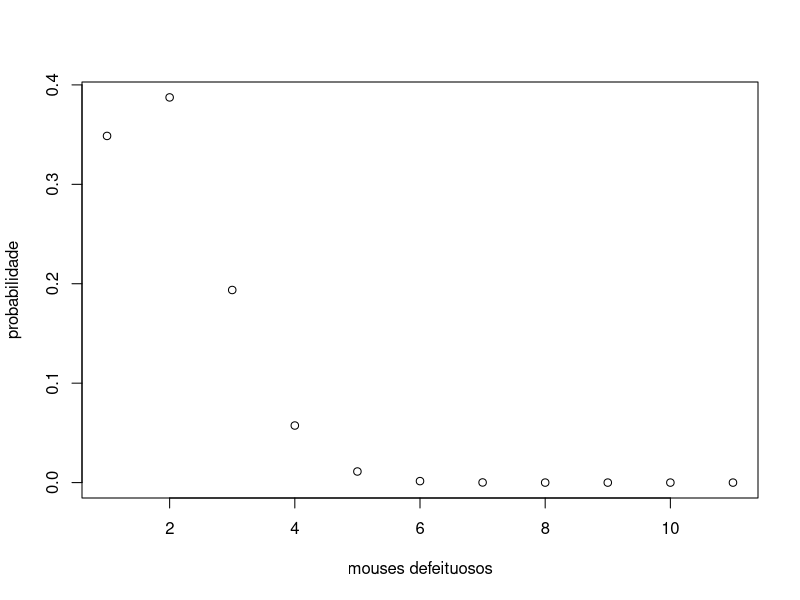
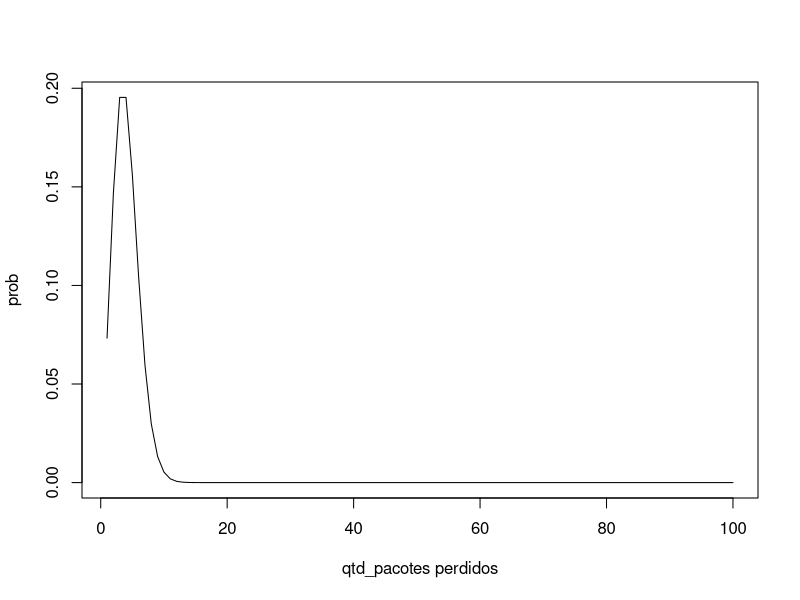
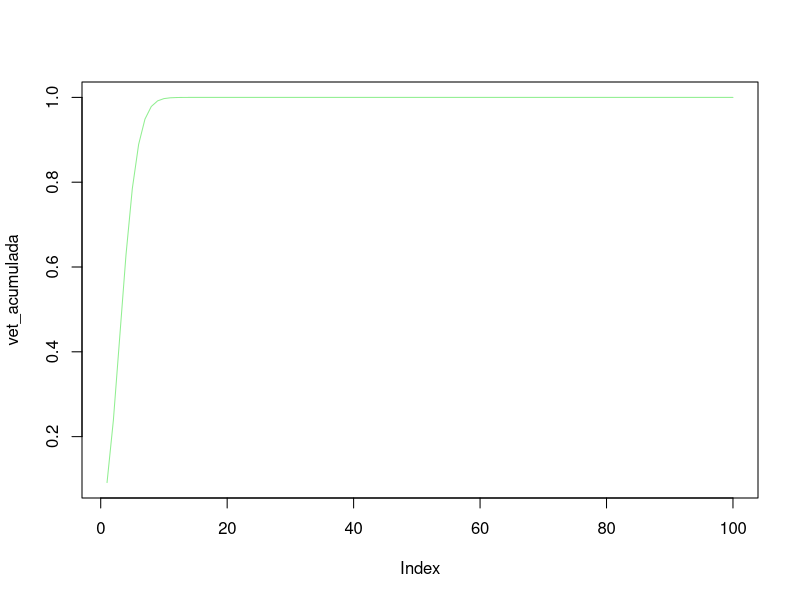

R code for these plots, in order:
#Q2 A 
set.seed(123)
prob <- 0.1
amostra <- 10

cat("exatamente 3", dbinom(3, amostra ,prob),"\n")
cat("mais de 2 ", 1 - pbinom(2, amostra ,prob),"\n")
cat("até 4", pbinom(4, amostra ,prob),"\n")


# Q2 B
vet <- dbinom(0:amostra, amostra, prob)
plot(vet,
xlab = "mouses defeituosos",
ylab = "probabilidade",
type = "p")


#na simulação podemos usar r"distribuicao" nsample vezes e fazer a operação de vetor e no fim usar mean 
n_simulacoes <- 100000 
resultados_simulados <- rbinom(n_simulacoes, size = amostra, prob = prob)
cat("simu ext 3:", mean(resultados_simulados == 3), "\n")
cat("simu mais de 2:", mean(resultados_simulados > 2), "\n")
cat("simu ate 4:", mean(resultados_simulados <= 4), "\n")


#Q3  A geometrica é até o primeiro acerto 
prob <- 0.85
cat("a chance de seja exatamente 4 é: ", dgeom(3, prob), "\n")
cat("a chance de ser no maximo 4 é: ", pgeom(3, prob), "\n")
resultados_simulados <- rgeom(n_simulacoes,prob)
cat("a chance de ao menos 4 é: ",mean(resultados_simulados >= 3), "\n")

#Q4 A
# --- DADOS DO BRASIL ---
# População: 8 destros (m), 2 não destros (n) -> Total 10
# Sorteio (k): 3 nadadores
# Queremos que TODOS os 3 sorteados sejam destros (x = 3)
prob_br_todos_destros <- dhyper(x = 3, m = 8, n = 2, k = 3)

# --- DADOS DA ITÁLIA ---
# População: 7 destros (m), 3 não destros (n) -> Total 10
# Sorteio (k): 4 nadadores
# Queremos que TODOS os 4 sorteados sejam destros (x = 4)
prob_it_todos_destros <- dhyper(x = 4, m = 7, n = 3, k = 4)

cat(1-(prob_br_todos_destros * prob_it_todos_destros)) 

#Q4 B

resultados_simulados_br <- rhyper(n_simulacoes, 8, 2, 3)
resultados_simulados_it <- rhyper(n_simulacoes, 7, 3, 4)
cat("teste bonito: ", 1-(sum((resultados_simulados_br == 3) &(resultados_simulados_it == 4)))/n_simulacoes, "\n") #outro jeito de fazer 
resultado_total_destros <- resultados_simulados_br + resultados_simulados_it 
cat("a chance de ter ao menos 1 esquerdista: ",mean(resultado_total_destros < 7), "\n")

#Q5
lambda <- 4
vet <- dpois(1:100, lambda)
cat(vet)
vet_acumulada <- ppois(1:100,lambda)
plot(vet,
xlab = "qtd_pacotes perdidos",
ylab = "prob",
type = "l")

plot(vet_acumulada,
col = "lightgreen",
type = "l")

lambda_minuto <- 4
cat("chance de exatamente 6 pacotes perdidos, ", dpois(6, lambda_minuto * 2), "\n")
cat("chance de no maximo 3 pacotes perdidos, ", ppois(3, lambda_minuto * 2 ), "\n")
cat("o numero esperado é ", lambda_minuto * 5, "e a variancia também é ", lambda_minuto * 5, "\n")
